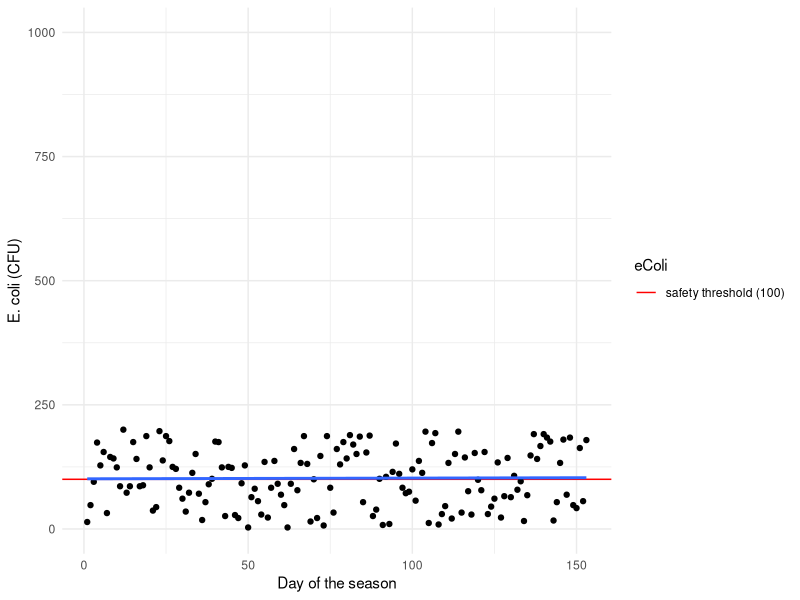
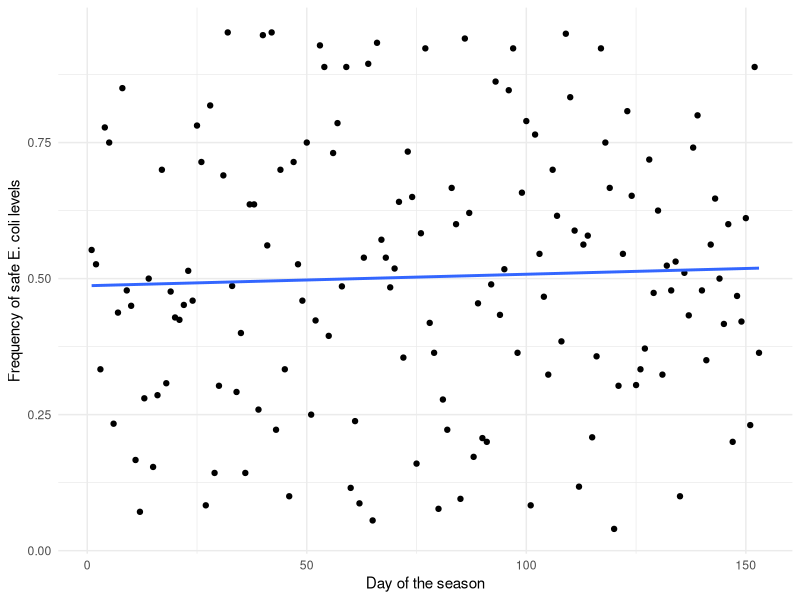
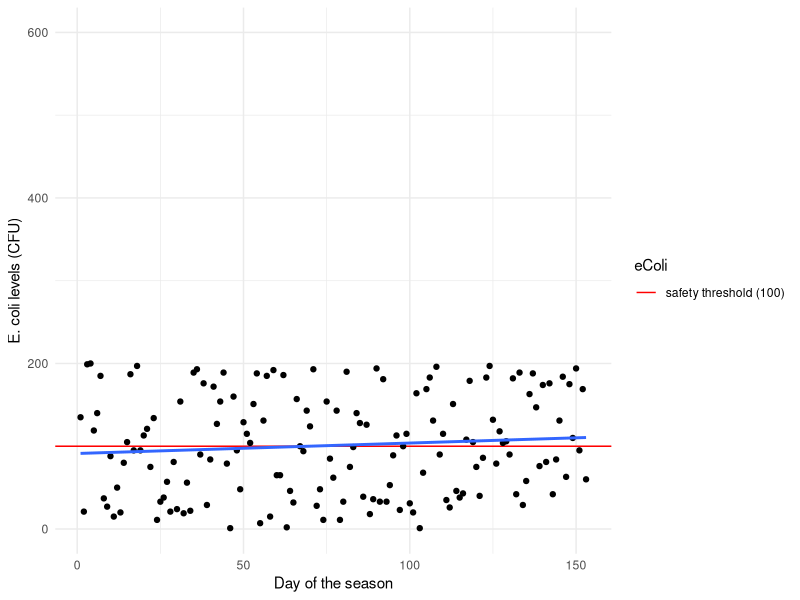
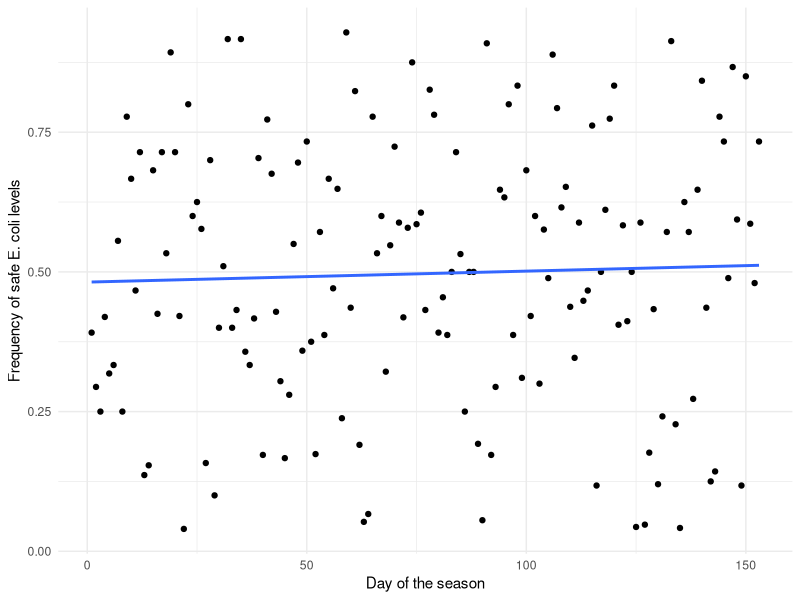

R code for these plots, in order:
## ---- chunk 1
#| echo: false
#| warning: false
#| label: fig-sunnysideEcoli
#| fig-cap: "E. coli levels in CFU over the sampeling season. The safe E. coli level threshold is also shown (red) as well as the line of best fit (blue)."
#| fig.height: 2.5
#| fig.pos: "H"

library(tidyverse)

#### Read in the data ####
sunnyside <-
  read_csv(
    file = "../data/sunnyside.csv",
    show_col_types = FALSE
  )

cutoff <- data.frame(yintercept=100, eColi='safety threshold (100)')

sunnyside |>
  ggplot(aes(x = day, y = eColi)) +
  ylim(0.1,1000) +
  geom_hline(aes(yintercept = yintercept,linetype = eColi), color = "red", cutoff)+
  geom_point() +
  geom_smooth(method = "lm", se = FALSE)+
  theme_minimal() +
  labs(x = "Day of the season", y = "E. coli (CFU)") 
## ---- chunk 2
#| echo: false
#| warning: false
#| label: fig-sunnysideFreq
#| fig-cap: "Frequency of safe E. coli levels over the sampeling season. The frequency indicates how often the given beach is considered open and safe to use. Blue is the line fo best fit."
#| fig.height: 2.5
#| fig.pos: "H"

library(tidyverse)
#### Read in the data ####
sunnyside <-
  read_csv(
    file = "../data/sunnyside.csv",
    show_col_types = FALSE
  )

sunnyside |>
  ggplot(aes(x = day, y = yearsSafe/(yearsSafe + yearsUnSafe))) +
  geom_point() +
  geom_smooth(method = "lm", se = FALSE)+
  theme_minimal() + 
  labs(x = "Day of the season", y = "Frequency of safe E. coli levels") 
## ---- chunk 3
#| echo: false
#| warning: false
#| label: fig-marieCurtisEcoli
#| fig-cap: "E. coli levels in CFU over the sampeling season. The safe E. coli level threshold is also shown (red) as well as a line of best fit (blue)."
#| fig.height: 2.4
#| fig.pos: "H"

library(tidyverse)
#### Read in the data ####
marieCurtis <-
  read_csv(
    file = "../data/marieCurtis.csv",
    show_col_types = FALSE
  )

cutoff <- data.frame(yintercept=100, eColi='safety threshold (100)')

marieCurtis |>
  ggplot(aes(x = day, y = eColi)) +
  ylim(0.1,600) +
  geom_hline(aes(yintercept = yintercept,linetype = eColi), color = "red", cutoff)+
  geom_point() +
  geom_smooth(method = "lm", se = FALSE)+
  theme_minimal() + 
  labs(x = "Day of the season", y = "E. coli levels (CFU)") 
## ---- chunk 4
#| echo: false
#| warning: false
#| label: fig-marieCurtisFreq
#| fig-cap: "Frequency of safe E. coli levels over the sampeling season. The frequency indicates how often the given beach is considered open and safe to use. Blue is a line of best fit."
#| fig.height: 2.5
#| fig.pos: "H"

library(tidyverse)
#### Read in the data ####
marieCurtis <-
  read_csv(
    file = "../data/marieCurtis.csv",
    show_col_types = FALSE
  )

marieCurtis |>
  ggplot(aes(x = day, y = yearsSafe/(yearsSafe + yearsUnSafe))) +
  geom_point() +
  geom_smooth(method = "lm", se = FALSE)+
  theme_minimal() + 
  labs(x = "Day of the season", y = "Frequency of safe E. coli levels") 
